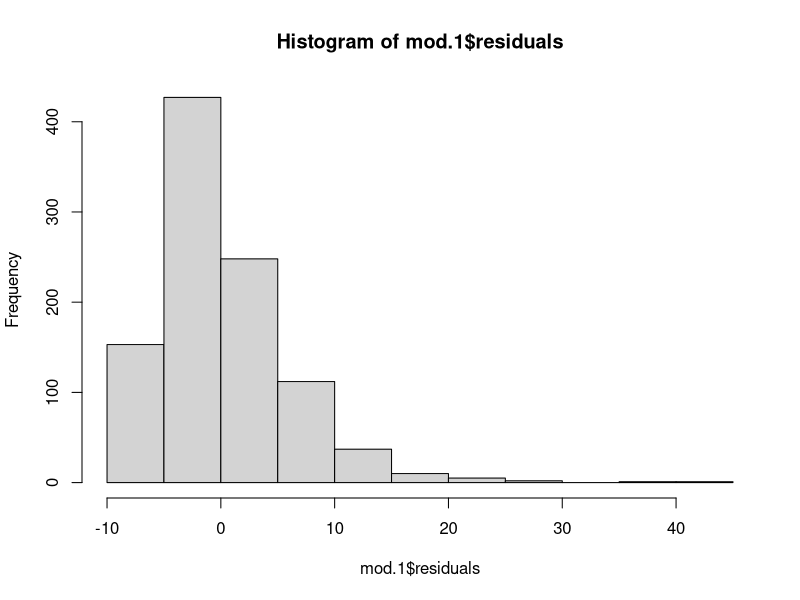
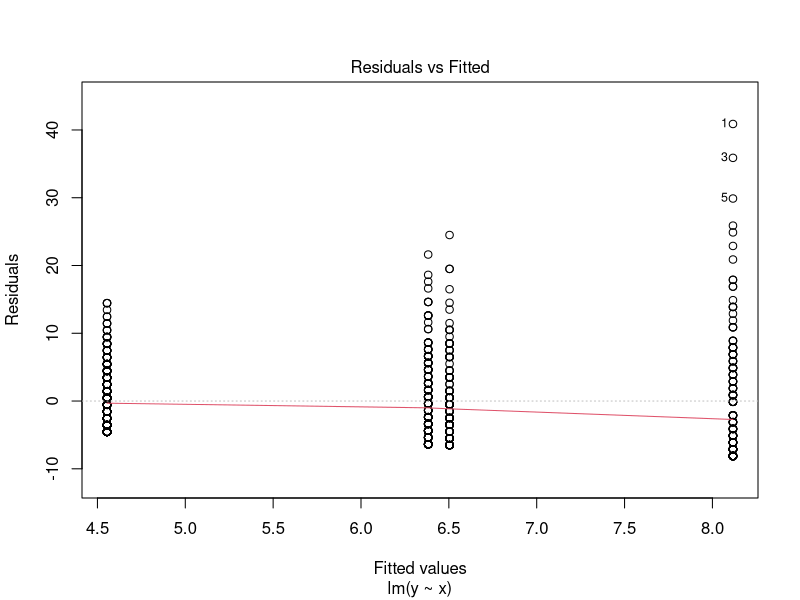
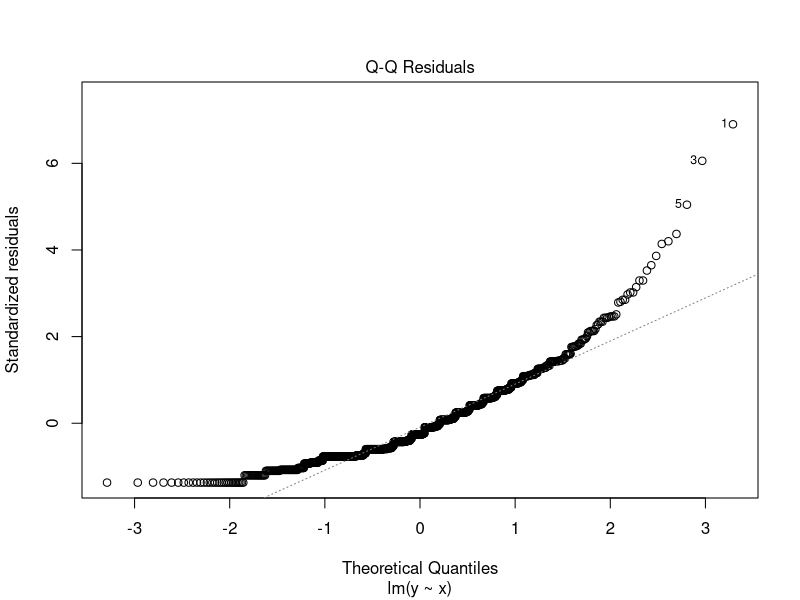
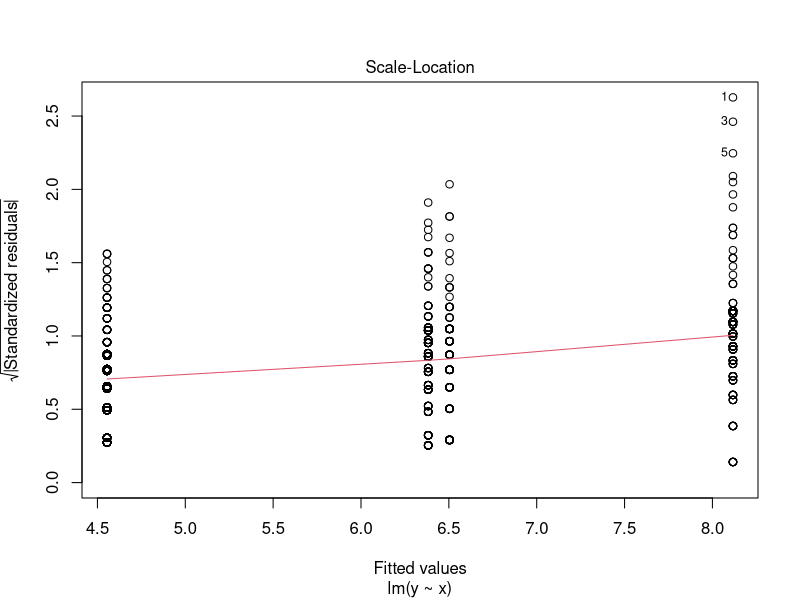
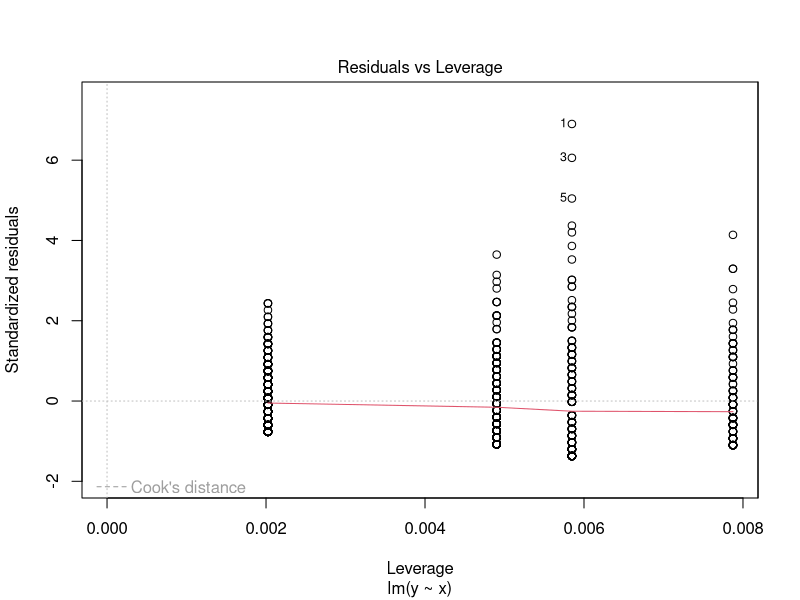
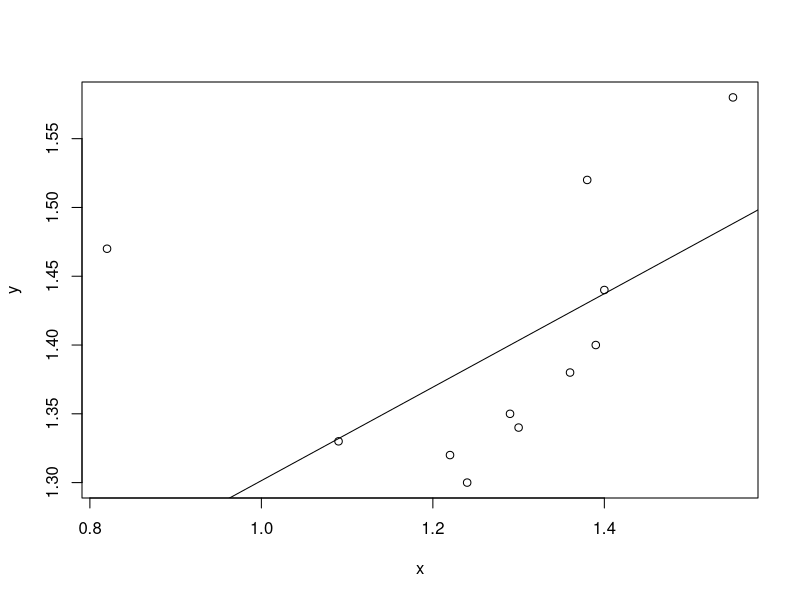
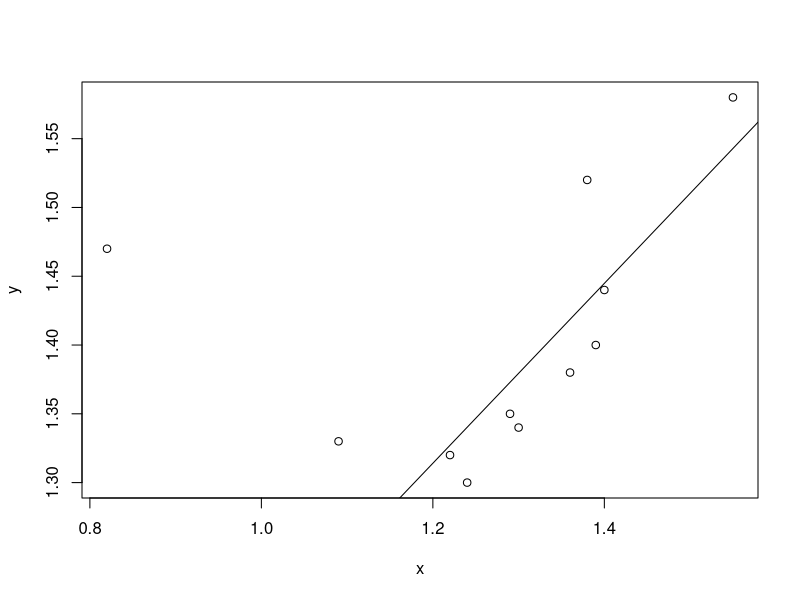
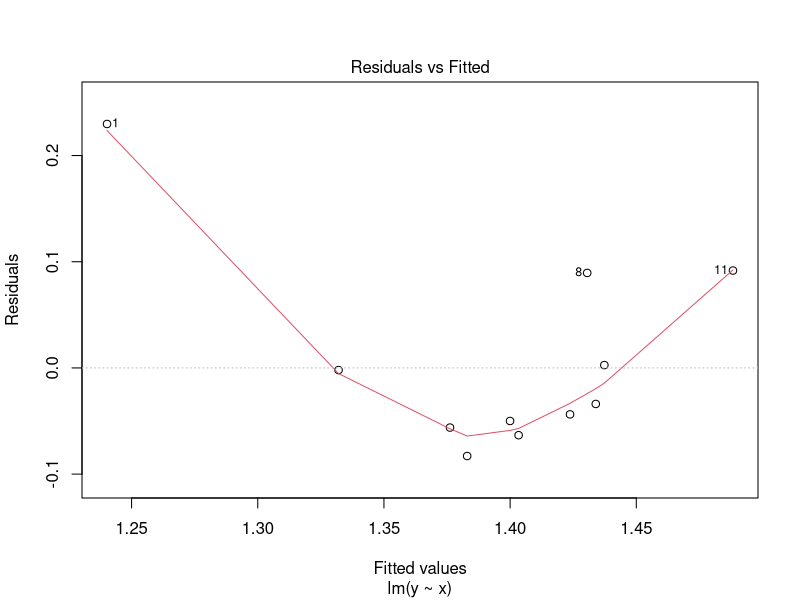

R code for these plots, in order:
## ---- chunk 1
library(tidyverse)  # pour avoir acces a select() et |>
## ---- chunk 2
Autos <- readxl::read_excel("Autos.xlsx") |> select(Type,CC.q) 
str(Autos)
x = factor(Autos$Type)
y = Autos$CC.q
## ---- chunk 3
levels(x)
## ---- chunk 4
mod.1 = lm(y ~ x) 
summary(mod.1)
## ---- chunk 5
hist(mod.1$residuals)
## ---- chunk 6
plot(mod.1)
## ---- chunk 7
x = c(0.82,1.09,1.22,1.24,1.29,1.30,1.36,1.38,1.39,1.40,1.55)
y = c(1.47,1.33,1.32,1.30,1.35,1.34,1.38,1.52,1.40,1.44,1.58)
w.2 = x^2
## ---- chunk 8
mod.2 = lm(y ~ x, weights = w.2)
summary(mod.2)
plot(x,y)
abline(mod.2)
## ---- chunk 9
mod = lm(y ~ x)
w.3 = 1/lm(abs(mod$residuals) ~ x)$fitted.values^2
mod.3 <- lm(y ~ x, weights=w.3)
(MSE.w = sum(mod.3$residuals^2)/(length(x)-2))
## ---- chunk 10
w.4 = 1/lm(abs(mod.3$residuals) ~ x)$fitted.values^2
mod.4 <- lm(y ~ x, weights=w.4)
(MSE.w = sum(mod.4$residuals^2)/(length(x)-2))
## ---- chunk 11
w.5 = 1/lm(abs(mod.4$residuals) ~ x)$fitted.values^2
mod.5 <- lm(y ~ x, weights=w.5)
(MSE.w = sum(mod.5$residuals^2)/(length(x)-2))
## ---- chunk 12
w.6 = 1/lm(abs(mod.5$residuals) ~ x)$fitted.values^2
mod.6 <- lm(y ~ x, weights=w.6)
(MSE.w = sum(mod.6$residuals^2)/(length(x)-2))
## ---- chunk 13
w.7 = 1/lm(abs(mod.6$residuals) ~ x)$fitted.values^2
mod.7 <- lm(y ~ x, weights=w.7)
(MSE.w = sum(mod.7$residuals^2)/(length(x)-2))
## ---- chunk 14
w.8 = 1/lm(abs(mod.7$residuals) ~ x)$fitted.values^2
mod.8 <- lm(y ~ x, weights=w.8)
(MSE.w = sum(mod.8$residuals^2)/(length(x)-2))
## ---- chunk 15
w.9 = 1/lm(abs(mod.8$residuals) ~ x)$fitted.values^2
mod.9 <- lm(y ~ x, weights=w.9)
(MSE.w = sum(mod.9$residuals^2)/(length(x)-2))
## ---- chunk 16
summary(mod.9)
plot(x,y)
abline(mod.9)
## ---- chunk 17
plot(mod.2)
plot(mod.9)
## ---- chunk 18
Autos <- readxl::read_excel("Autos.xlsx") |> select(VKM.q,Age,Rural,CC.q) 
str(Autos)
x1 = Autos$VKM.q
x2 = Autos$Age
x3 = Autos$Rural
y = Autos$CC.q
n = nrow(Autos)
## ---- chunk 19
p=0
mod.0 = lm(y ~ 1, data=Autos)
SSE.0 = sum(mod.0$residuals^2) 
C.0 = 1/n*SSE.0 + 2*(p+2)/n*summary(mod.0)$sigma^2
R.a.2.0 = summary(mod.0)$adj.r.squared  
## ---- chunk 20
  p=1
  mod.1.0.0 = lm(y ~ x1, data=Autos)
  SSE.1.0.0 = sum(mod.1.0.0$residuals^2)
  C.1.0.0 = 1/n*SSE.1.0.0 + 2*(p+2)/n*summary(mod.1.0.0)$sigma^2
  R.a.2.1.0.0 = summary(mod.1.0.0)$adj.r.squared
## ---- chunk 21
  p=1
  mod.0.1.0 = lm(y ~ x2, data=Autos)
  SSE.0.1.0 = sum(mod.0.1.0$residuals^2)
  C.0.1.0 = 1/n*SSE.0.1.0 + 2*(p+2)/n*summary(mod.0.1.0)$sigma^2
  R.a.2.0.1.0 = summary(mod.0.1.0)$adj.r.squared
## ---- chunk 22
  p=1
  mod.0.0.1 = lm(y ~ x3, data=Autos)
  SSE.0.0.1 = sum(mod.0.0.1$residuals^2)
  C.0.0.1 = 1/n*SSE.0.0.1 + 2*(p+2)/n*summary(mod.0.0.1)$sigma^2
  R.a.2.0.0.1 = summary(mod.0.0.1)$adj.r.squared
## ---- chunk 23
  p=2
  mod.1.1.0 = lm(y ~ x1 + x2, data=Autos)
  SSE.1.1.0 = sum(mod.1.1.0$residuals^2)
  C.1.1.0 = 1/n*SSE.1.1.0 + 2*(p+2)/n*summary(mod.1.1.0)$sigma^2
  R.a.2.1.1.0 = summary(mod.1.1.0)$adj.r.squared
## ---- chunk 24
  p=2
  mod.1.0.1 = lm(y ~ x1 + x3, data=Autos)
  SSE.1.0.1 = sum(mod.1.0.1$residuals^2)
  C.1.0.1 = 1/n*SSE.1.0.1 + 2*(p+2)/n*summary(mod.1.0.1)$sigma^2
  R.a.2.1.0.1 = summary(mod.1.0.1)$adj.r.squared
## ---- chunk 25
  p=2
  mod.0.1.1 = lm(y ~ x2 + x3, data=Autos)
  SSE.0.1.1 = sum(mod.0.1.1$residuals^2)
  C.0.1.1 = 1/n*SSE.0.0.1 + 2*(p+2)/n*summary(mod.0.1.1)$sigma^2
  R.a.2.0.1.1 = summary(mod.0.1.1)$adj.r.squared
## ---- chunk 26
p=3
mod.3 = lm(y ~ x2 + x3, data=Autos)
SSE.3 = sum(mod.3$residuals^2)
C.3 = 1/n*SSE.3 + 2*(p+2)/n*summary(mod.3)$sigma^2
R.a.2.3 = summary(mod.3)$adj.r.squared
## ---- chunk 27
resultats <- data.frame(rbind(c(0,0,0,0,SSE.0,C.0,R.a.2.0),
                 c(1,1,0,0,SSE.1.0.0,C.1.0.0,R.a.2.1.0.0),
                 c(1,0,1,0,SSE.0.1.0,C.0.1.0,R.a.2.0.1.0),
                 c(1,0,0,1,SSE.0.0.1,C.0.0.1,R.a.2.0.0.1),
                 c(2,1,1,0,SSE.1.1.0,C.1.1.0,R.a.2.1.1.0),
                 c(2,1,0,1,SSE.1.0.1,C.1.0.1,R.a.2.1.0.1),
                 c(2,0,1,1,SSE.0.1.1,C.0.1.1,R.a.2.0.1.1),
                 c(3,1,1,1,SSE.3,C.3,R.a.2.3)))
colnames(resultats) <- c("k","X1", "X2", "X3", "SSE", "C.p", "R.a.2")
rownames(resultats) <- c()
resultats
## ---- chunk 28
resultats.2 = resultats[ resultats$SSE == ave(resultats$SSE, resultats$k, FUN=min), ]
rownames(resultats.2) <- c()
resultats.2
## ---- chunk 29
resultats.3 <- resultats.2[ resultats.2$C.p == min(resultats.2$C.p), ]
rownames(resultats.3) <- c()
resultats.3
## ---- chunk 30
mod.1.0.1
## ---- chunk 31
resultats.3 <- resultats.2[ resultats.2$R.a.2 == max(resultats.2$R.a.2), ]
rownames(resultats.3) <- c()
resultats.3
## ---- chunk 32
summary(mod.1.0.1)
## ---- chunk 33
resultats.2 = resultats[c(1,2,6,8),]
rownames(resultats.2) <- c()
resultats.2
## ---- chunk 34
Autos <- readxl::read_excel("Autos.xlsx") |> 
  filter(Type == "VPAS") |> select(VKM.q,Age,CC.q) 
x1 = Autos$VKM.q
x2 = Autos$Age
y = Autos$CC.q

fit <- lm(y ~ x1 + x2, data=Autos)
X = model.matrix(fit)
H = X %*% solve(t(X) %*% X) %*% t(X)
## ---- chunk 35
leviers = diag(H)
## ---- chunk 36
3*mean(leviers)
## ---- chunk 37
indices.X = which(leviers > 3*mean(leviers))
plot(x1,x2, xlab = "VKM.q", ylab = "Age")
points(x1[indices.X],x2[indices.X], col="red", pch=22, bg="red")
unname(indices.X)
## ---- chunk 38
Autos[indices.X,c("VKM.q","Age")]
## ---- chunk 39
e = fit$residuals
MSE = summary(fit)$sigma^2
residus.internes = abs(e/sqrt(MSE*(1-leviers)))
## ---- chunk 40
hist(residus.internes)
## ---- chunk 41
indices.Y = which(residus.internes >= 3)
Autos[indices.Y,]
